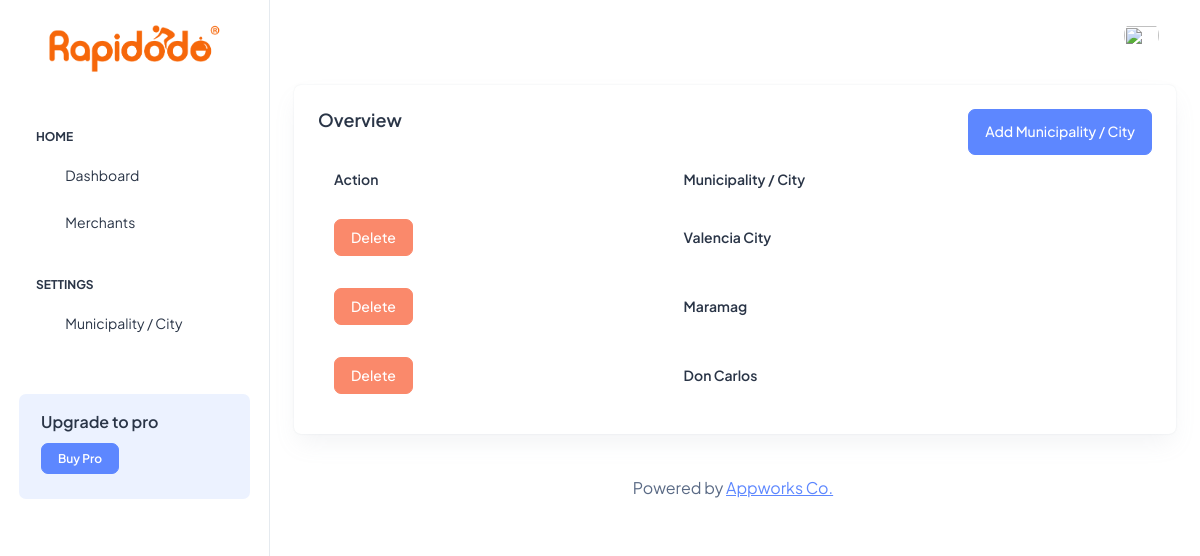
Screenshot of /dashboard/admin/municipality-city.php (signed in) with the database file from the repository.
### tables this page shows
CREATE TABLE `municipality_city` (
  `id` int(11) NOT NULL,
  `municipality_city` varchar(255) NOT NULL
);

### db/connector.php (called while the page is built)
<?php
class DBConnection {
    private $host = "localhost";
    private $user = "root";
    private $pass = "";
    private $db = "rapidodo_db";
    protected function connect() {
        try {
        $dsn = 'mysql:host=' . $this->host . ';dbname=' . $this->db;
        $pdo = new PDO($dsn, $this->user, $this->pass);
        $pdo->setAttribute(PDO::ATTR_ERRMODE, PDO::ERRMODE_EXCEPTION);
        return $pdo;
        } catch(PDOException $e) {
            print_r($e);
        }
    }
}
?>

### includes/models/municipality-city-facade.php (called while the page is built, shortened)
<?php
class MunicipalityCityFacade extends DBConnection
{
    function fetchMunicipalityCity()
    {
        $sql = $this->connect()->prepare("SELECT * FROM municipality_city");
        $sql->execute();
        return $sql;
    }
}

### dashboard/admin/municipality-city.php (the view, shortened to what this page needs)
<?php
include realpath(__DIR__ . '/../.././includes/layout/dashboard-header.php');
?>
<div class="page-wrapper" id="main-wrapper" data-layout="vertical" data-navbarbg="skin6" data-sidebartype="full" data-sidebar-position="fixed" data-header-position="fixed">
    <?php include realpath(__DIR__ . '/../.././includes/layout/dashboard-sidebar.php') ?>
    <div class="body-wrapper">
        <?php include realpath(__DIR__ . '/../.././includes/layout/dashboard-navbar.php') ?>
        <div class="container-fluid">
            <div class="col-lg-12 d-flex align-items-stretch">
                <div class="card w-100">
                    <div class="card-body p-4">
                        <div class="d-flex justify-content-between">
                            <h5 class="card-title fw-semibold mb-4">Overview</h5>
                            <button class="btn btn-primary" data-bs-toggle="modal" data-bs-target="#addMunicipalityCityModal">Add Municipality / City</button>
                        </div>
                        <div class="table-responsive">
                            <table class="table text-nowrap mb-0 align-middle">
                                <thead class="text-dark fs-4">
                                    <tr>
                                        <th class="border-bottom-0">
                                            <h6 class="fw-semibold mb-0">Action</h6>
                                        </th>
                                        <th class="border-bottom-0">
                                            <h6 class="fw-semibold mb-0">Municipality / City</h6>
                                        </th>
                                    </tr>
                                </thead>
                                <tbody>
                                    <?php
                                    $fetchMunicipalityCity = $municipalityCityFacade->fetchMunicipalityCity();
                                    foreach ($fetchMunicipalityCity as $fetchMunicipalityCity) { ?>
                                        <tr>
                                            <td class="border-bottom-0">
                                                <a href="delete-municipality-city?municipality_city_id=<?= $fetchMunicipalityCity["id"] ?>" class="btn btn-danger">Delete</a>
                                            </td>
                                            <td class="border-bottom-0">
                                                <h6 class="fw-semibold mb-0"><?= $fetchMunicipalityCity["municipality_city"] ?></h6>
                                            </td>
                                        </tr>
                                    <?php } ?>
                                </tbody>
                            </table>
                        </div>
                    </div>
                </div>
            </div>
            <div class="py-6 px-6 text-center">
                <p class="mb-0 fs-4">Powered by <a href="https://appworksco.com/" target="_blank" class="pe-1 text-primary text-decoration-underline">Appworks Co.</a></p>
            </div>
        </div>
    </div>
</div>
<?php include realpath(__DIR__ . '/../.././includes/layout/dashboard-footer.php') ?>

### rows the page displays
municipality_city: municipality_city "Valencia City"
municipality_city: municipality_city "Maramag"
municipality_city: municipality_city "Don Carlos"
